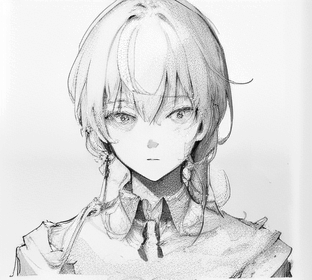
#> input picture 이미지 합하기/number_image/1.png, 312 x 280 px; its folder holds 4 pictures in this run
$ python combine_image.py
#> lines starting #> are read from the running program, lines starting #| are printed output that depends on the picture
import os
from PIL import Image

def merge_images(image_folder, output_image_path):
#> called with image_folder = '이미지 합하기/number_image', output_image_path = '이미지 합하기/merged_image.png'
    image_files = [f for f in os.listdir(image_folder) if f.lower().endswith(('.png', '.jpg', '.jpeg', '.gif', '.bmp'))]
    image_files = sorted(image_files, key=lambda x: int(os.path.splitext(x)[0]))
    images = [Image.open(os.path.join(image_folder, image_file)) for image_file in image_files]
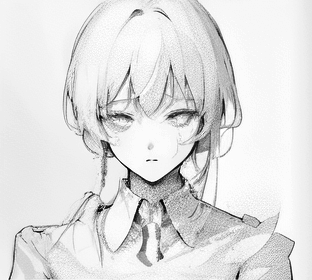
#> input picture 이미지 합하기/number_image/2.png, 312 x 280 px
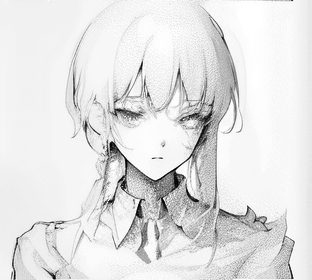
#> input picture 이미지 합하기/number_image/3.png, 312 x 280 px
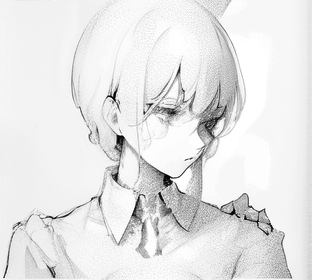
#> input picture 이미지 합하기/number_image/4.png, 312 x 280 px

    total_height = sum(img.height for img in images)
#> total_height = 1120
    max_width = max(img.width for img in images)
#> max_width = 312

    merged_image = Image.new("RGBA", (max_width, total_height))
#> merged_image: PIL image 312x1120 RGBA; every value is 0

    y_offset = 0
    for img in images:
        merged_image.paste(img, (0, y_offset))
        y_offset += img.height
#> this loop made 4 passes
#> y_offset on passes 1 to 4: 280, 560, 840, 1120
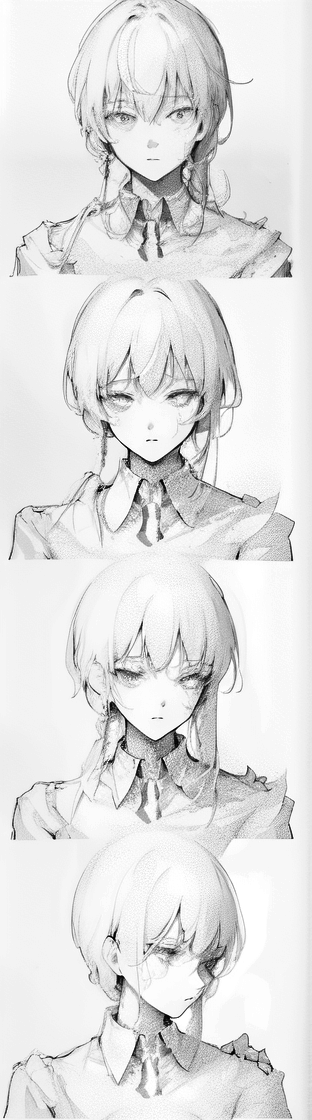
#> merged_image: PIL image 312x1120 RGBA; mean R, G, B, A 226.3, 226.3, 226.3, 255
#> after the loop, y_offset = 1120

    merged_image.save(output_image_path)


if __name__ == "__main__":
    script_dir = os.path.dirname(os.path.realpath(__file__))

    image_folder = os.path.join(script_dir, "number_image")
    output_image_path = os.path.join(script_dir, "merged_image.png")

    merge_images(image_folder, output_image_path)
